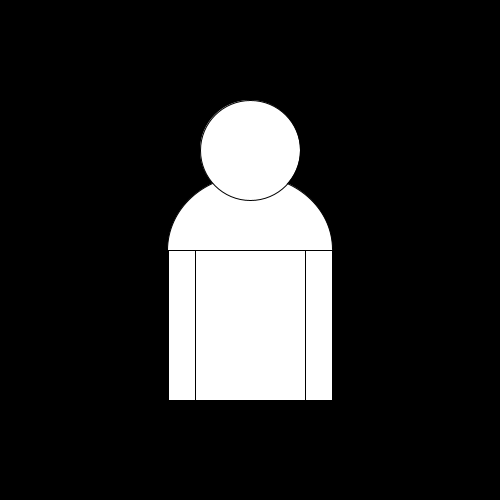
Frame 1 (no input)
Frame 60 (the mouse pressed at the canvas centre just before this capture): identical to frame 1, image omitted
Frame 120 (the mouse held since frame 60 and released just before this capture): identical to frame 1, image omitted

The Processing sketch that drew this single still picture (run headless with seeded random() and noise(); from frame 60 on, the mouse is pressed at the canvas centre):

// Processing sketch: Portrait_03_vars_simple
// ── Portrait_03_vars_simple.pde
/* 
*  Portrait 03
*  Einfache Variablen
*  HKB 16 Parametric Design, MR
*/

int dicke=110;

int mitteX;
int mitteY;


// Setup Funktion, wird einmal aufgerufen
void setup(){ 
   size(500,500);
   mitteX=width/2;
   mitteY=height/2;  
}


// Draw Funktion, wird geloopt
void draw(){
  background(0);
  
  arc(mitteX, mitteY, dicke*1.5, 150, -PI, 0, OPEN); // Schulter
  ellipse(mitteX,mitteY-100,100,100); // Kopf
  rect(mitteX-dicke/2,mitteY,dicke,150); // Bauch
  rect(mitteX-dicke/2-dicke/4 ,mitteY,dicke/4,150); // linker Arm
  rect(mitteX+dicke/2,mitteY,dicke/4,150); // rechter Arm
}
